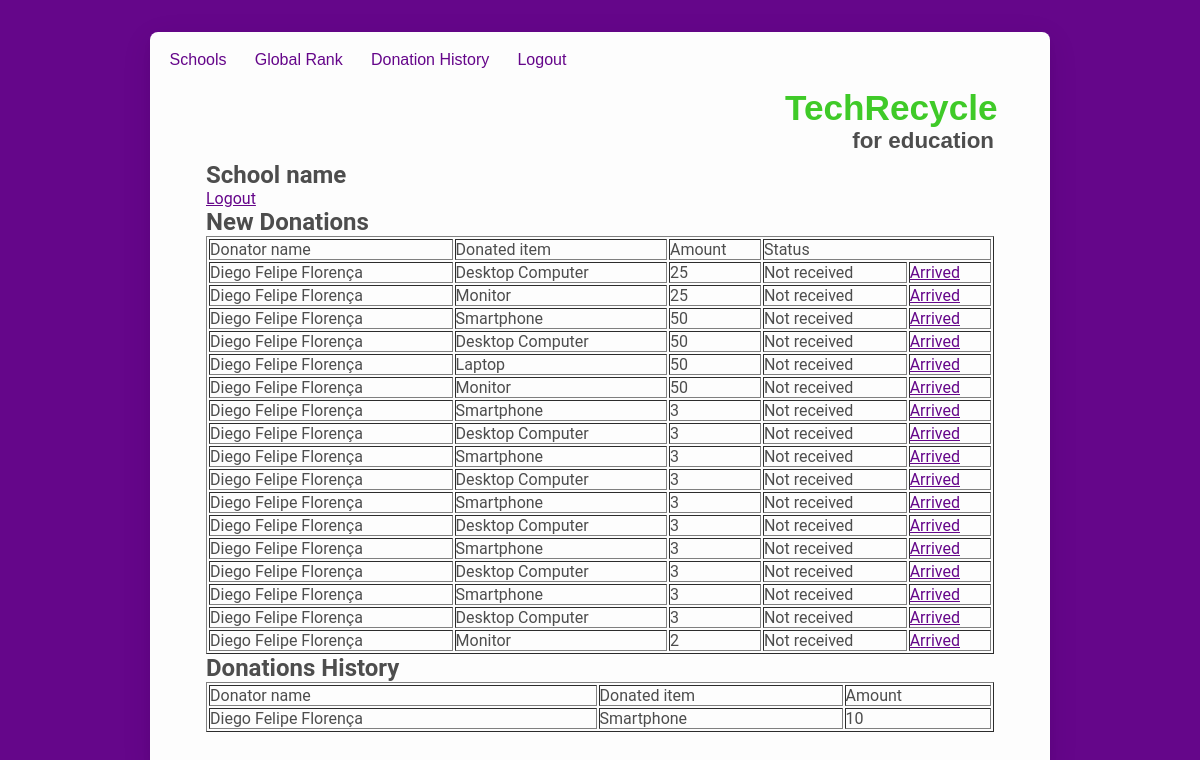
The page /school_page (signed in) on the database its author committed.
### tables this page shows
CREATE TABLE "donations" (
	"id"	INTEGER,
	"user_id"	VARCHAR(255),
	"school_id"	VARCHAR(255),
	"item_id"	VARCHAR(255),
	"amount"	VARCHAR(255),
	"received"	INTEGER,
	PRIMARY KEY("id")
);

CREATE TABLE 'users' ( 'id' INTEGER PRIMARY KEY, 'name' VARCHAR(255), 'email' VARCHAR(255), 'password' VARCHAR(255), 'photo' VARCHAR(255) );

CREATE TABLE 'items' ( 'id' INTEGER PRIMARY KEY, 'name' VARCHAR(255), 'description' VARCHAR(255), 'icon' VARCHAR(255), 'scores' INTEGER );

### app.py (the view)
@app.route('/school_page')
def schoolPage():
    if 'userId' in session:
        schoolId = session['userId']
        con = sql.connect(DATABASE)
        con.row_factory = sql.Row
        cursor = con.cursor()
        itemId = request.args.get('id')
        if itemId:
            cursor.execute(
                'UPDATE `donations` SET `received` = 1 WHERE id = ?', [itemId])
            con.commit()
        cursor.execute(
            'SELECT donations.id, donations.amount, donations.received, users.name AS user, items.name AS item, items.scores FROM `donations` INNER JOIN `schools` ON schools.id = donations.school_id INNER JOIN `items` ON items.id = donations.item_id INNER JOIN `users` ON users.id = donations.user_id WHERE donations.school_id=?', [schoolId])
        donations = cursor.fetchall()
        return render_template('school_page.html', donations=donations)
    else:
        return redirect('/login')

### templates/school_page.html (shortened to what this page needs)
{% extends "layout.html" %}  {% block content %}
<h2>School name</h2>
<a href="/logout">Logout</a>
<h2>New Donations</h2>
<table border="1">
  <thead>
    <td>Donator name</td>
    <td>Donated item</td>
    <td>Amount</td>
    <td colspan="2">Status</td>
  </thead>
  {% for donation in donations %} {% if donation['received'] == 0 %}
  <tr>
    <td>{{ donation['user'] }}</td>
    <td>{{ donation['item'] }}</td>
    <td>{{ donation['amount'] }}</td>
    <td>Not received</td>
    <td><a href="/school_page?id={{ donation['id'] }}">Arrived</a></td>
  </tr>
  {% endif %} {% endfor %}
</table>
<h2>Donations History</h2>
<table border="1">
  <thead>
    <td>Donator name</td>
    <td>Donated item</td>
    <td>Amount</td>
  </thead>
  {% for donation in donations %} {% if donation['received'] == 1 %}
  <tr>
    <td>{{ donation['user'] }}</td>
    <td>{{ donation['item'] }}</td>
    <td>{{ donation['amount'] }}</td>
  </tr>
  {% endif %} {% endfor %}
</table>
{% endblock%}

### static/css/style.css (style rules this page uses)
:root { --primary: #4d4d4d; --secondary: #ffffff; --white: #fdfdfd; --darkgray: #3d3d3d; --lightgray: #8d8d8d; --lightergray: #f3f3f3; --green: #3fca28; --purple: #65068a; --font: 'Roboto', sans-serif; --shadow-small: 0px 2px 2px rgba(0, 0, 0, 0.04), 0px 2px 8px rgba(0, 0, 0, 0.08); --shadow: 0px 4px 4px rgba(0, 0, 0, 0.04), 0px 4px 16px rgba(0, 0, 0, 0.08); --shadow-big: 0px 8px 8px rgba(0, 0, 0, 0.04), 0px 8px 32px rgba(0, 0, 0, 0.08); }
* { margin: 0; padding: 0; -webkit-box-sizing: border-box; box-sizing: border-box; }
html, body, #root { max-height: 100vh; max-width: 100vw; height: 100%; width: 100%; }
body { padding: 2em; font-family: var(--font); color: var(--primary); background-color: var(--purple); }
a { color: var(--purple); }

### rows shown on the page
donations: user "Diego Felipe Florença", item "Desktop Computer", amount "25"
donations: user "Diego Felipe Florença", item "Monitor", amount "25"
donations: user "Diego Felipe Florença", item "Smartphone", amount "50"
donations: user "Diego Felipe Florença", item "Desktop Computer", amount "50"
donations: user "Diego Felipe Florença", item "Laptop", amount "50"
donations: user "Diego Felipe Florença", item "Monitor", amount "50"
donations: user "Diego Felipe Florença", item "Smartphone", amount "3"
donations: user "Diego Felipe Florença", item "Desktop Computer", amount "3"
donations: user "Diego Felipe Florença", item "Smartphone", amount "3"
donations: user "Diego Felipe Florença", item "Desktop Computer", amount "3"
donations: user "Diego Felipe Florença", item "Smartphone", amount "3"
donations: user "Diego Felipe Florença", item "Desktop Computer", amount "3"
donations: user "Diego Felipe Florença", item "Smartphone", amount "3"
donations: user "Diego Felipe Florença", item "Desktop Computer", amount "3"
donations: user "Diego Felipe Florença", item "Smartphone", amount "3"
donations: user "Diego Felipe Florença", item "Desktop Computer", amount "3"
donations: user "Diego Felipe Florença", item "Monitor", amount "2"
donations: user "Diego Felipe Florença", item "Smartphone", amount "10"
